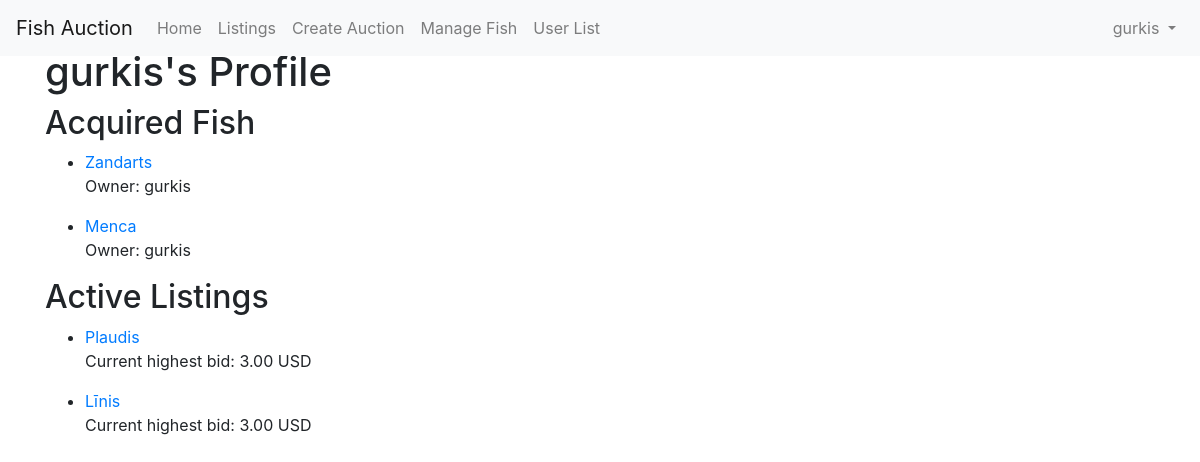
Page /auction/user_profile/ (signed in) on the earlier database version.
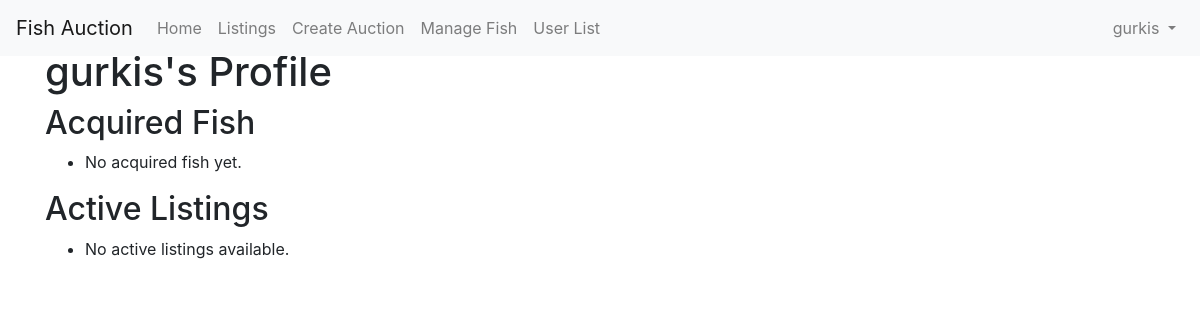
Same page on the later database version.
### auction/models.py (models this page shows, shortened)
class Auction(models.Model):
    title = models.CharField(max_length=100)
    description = models.TextField()
    fish = models.ForeignKey(Fish, on_delete=models.CASCADE)
    starting_bid = models.DecimalField(max_digits=10, decimal_places=2)
    duration_minutes = models.IntegerField()
    end_time = models.DateTimeField(editable=False)
    image = models.ImageField(upload_to='fish_images/', null=True, blank=True)
    size_cm = models.FloatField(null=True, blank=True)
    weight_kg = models.FloatField(null=True, blank=True)
    creator = models.ForeignKey(User, on_delete=models.SET_NULL, null=True, related_name='created_auctions')  # Make nullable
    is_ended = models.BooleanField(default=False)

class Fish(models.Model):
    name = models.CharField(max_length=100)

class Bid(models.Model):
    auction = models.ForeignKey(Auction, on_delete=models.CASCADE)
    bidder = models.ForeignKey(User, on_delete=models.CASCADE, related_name='bids')
    amount = models.DecimalField(max_digits=10, decimal_places=2)
    bid_time = models.DateTimeField(auto_now_add=True)

### auction/views.py (the view)
# urls.py: path('user_profile/', views.user_profile, name='user_profile'),
@login_required
def user_profile(request):
    user = request.user
    acquired_auctions = Bid.objects.filter(bidder=user, auction__is_ended=True).order_by('-amount').values('auction').distinct()
    acquired_auctions = Auction.objects.filter(id__in=[bid['auction'] for bid in acquired_auctions])
    if user.is_superuser:
        created_listings = list(Auction.objects.filter(creator=user, is_ended=False))
        participated_listings = list(Auction.objects.filter(bid__bidder=user, is_ended=False).distinct())
        active_listings = list({auction.id: auction for auction in created_listings + participated_listings}.values())
    elif user.userprofile.user_type == 'seller':
        active_listings = Auction.objects.filter(creator=user, is_ended=False)
    else:  # user is a buyer
        active_listings = Auction.objects.filter(bid__bidder=user, is_ended=False).distinct()
    listings_with_bids = []
    for auction in active_listings:
        highest_bid = auction.bid_set.order_by('-amount').first()
        listings_with_bids.append((auction, highest_bid))
    return render(request, 'registration/profile.html', {'acquired_auctions': acquired_auctions, 'listings_with_bids': listings_with_bids})

### templates/registration/profile.html (shortened to what this page needs)
{% extends 'base.html' %}
{% block content %}
<h1>{{ user.username }}'s Profile</h1>
<h2>Acquired Fish</h2>
<ul>
  {% for auction in acquired_auctions %}
  <li>
    <a href="{% url 'auction:auction_detail' auction.id %}">{{ auction.fish.name }}</a>
    <p>Owner: {{ auction.creator.username }}</p>
  </li>
  {% empty %}
  <li>No acquired fish yet.</li>
  {% endfor %}
</ul>
<h2>Active Listings</h2>
<ul>
  {% for auction, highest_bid in listings_with_bids %}
  <li>
    <a href="{% url 'auction:auction_detail' auction.id %}">{{ auction.fish.name }}</a>
    {% if highest_bid %}
    <p>Current highest bid: {{ highest_bid.amount }} USD</p>
    {% else %}
    <p>No bids yet</p>
    {% endif %}
  </li>
  {% empty %}
  <li>No active listings available.</li>
  {% endfor %}
</ul>
{% endblock %}

### templates/base.html (shortened to what this page needs)
{% load static %}
<!DOCTYPE html>
<html lang="en">
  <head>
    <link rel="stylesheet" href="https://stackpath.bootstrapcdn.com/bootstrap/4.5.2/css/bootstrap.min.css" />
    <link rel="stylesheet" href="{% static 'css/auction.css' %}" />
  </head>
  <body>
    <nav class="navbar navbar-expand-lg navbar-light bg-light fixed-top">
      <a class="navbar-brand" href="{% url 'homepage' %}">Fish Auction</a>
      <div class="collapse navbar-collapse" id="navbarNav">
        <ul class="navbar-nav mr-auto">
          <li class="nav-item">
            <a class="nav-link" href="{% url 'homepage' %}">Home</a>
          </li>
          <li class="nav-item">
            <a class="nav-link" href="{% url 'auction:index' %}">Listings</a>
          </li>
          {% if user.is_authenticated and user.userprofile.user_type in 'seller admin' %}
          <li class="nav-item">
            <a class="nav-link" href="{% url 'auction:create_auction' %}">Create Auction</a>
          </li>
          {% endif %}
          {% if user.is_authenticated and user.userprofile.user_type in 'admin' %}
          <li class="nav-item">
            <a class="nav-link" href="{% url 'auction:fish_list' %}">Manage Fish</a>
          </li>
          {% endif %}
          {% if user.is_authenticated and user.is_superuser %}
          <li class="nav-item">
            <a class="nav-link" href="{% url 'auction:user_list' %}">User List</a>
          </li>
          {% endif %}
        </ul>
        <ul class="navbar-nav ml-auto">
          {% if user.is_authenticated %}
          <li class="nav-item dropdown">
            <a
              class="nav-link dropdown-toggle"
              href="#"
              id="navbarDropdown"
              role="button"
              data-toggle="dropdown"
              aria-haspopup="true"
              aria-expanded="false"
            >
              {{ user.username }}
            </a>
          </li>
          {% endif %}
        </ul>
      </div>
    </nav>
    <div class="container mt-5">{% block content %} {% endblock %}</div>
  </body>
</html>

Differences in the rows shown:
removed Auction: fish.name "Zandarts", creator.username "gurkis", shown under "Acquired Fish"
removed Auction: fish.name "Menca", creator.username "gurkis", shown under "Acquired Fish"
removed Auction: fish.name "Plaudis", amount "3.00", shown under "Active Listings"
removed Auction: fish.name "Līnis", amount "3.00", shown under "Active Listings"
Other differences:
text now shown: "No acquired fish yet. No active listings available."
